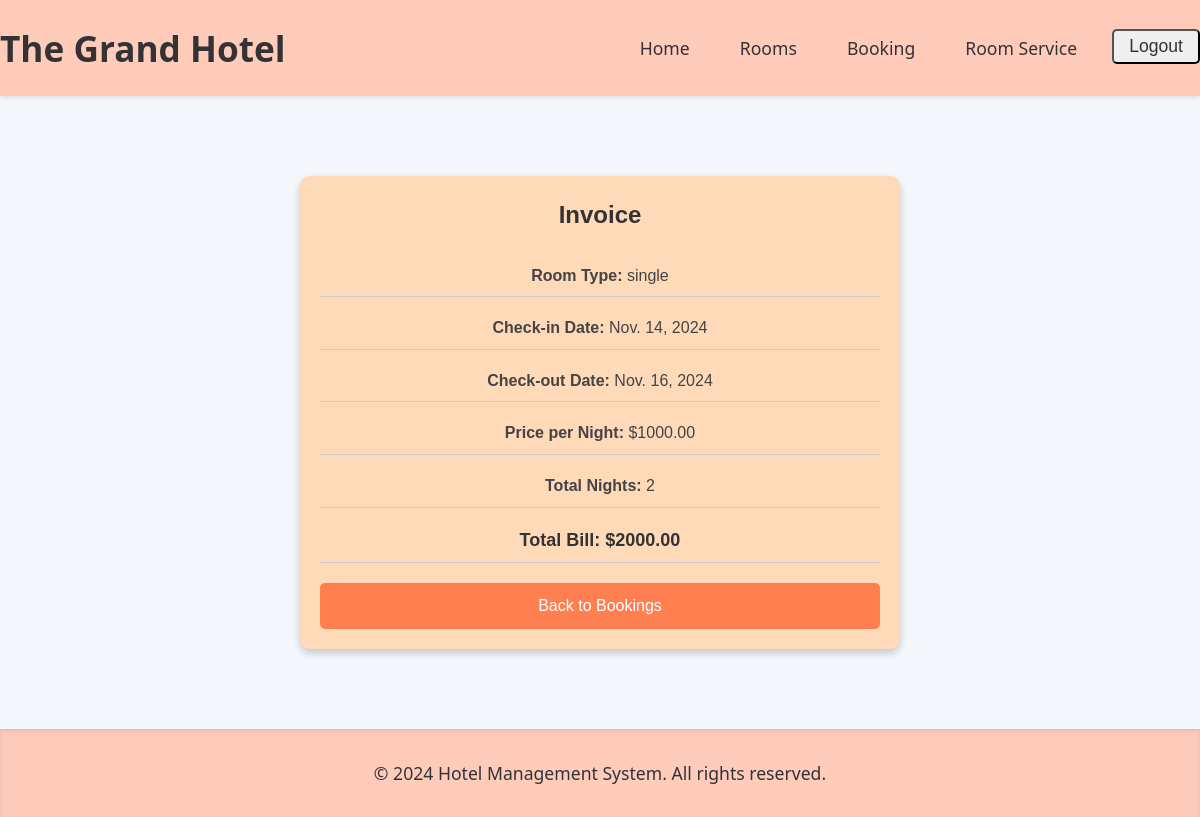
Screenshot of /invoice/ (signed in) with the database file from the repository.
### hotel/models.py (models this page shows, shortened)
class Booking(models.Model):
    user = models.ForeignKey(User, on_delete=models.CASCADE)
    room_type = models.CharField(max_length=10, choices=ROOM_TYPES, default='single')
    check_in_date = models.DateField(default=datetime.date.today)
    check_out_date = models.DateField(default=datetime.date.today)
    bill = models.DecimalField(max_digits=10, decimal_places=2, default=0)
    room_price = models.DecimalField(max_digits=10, decimal_places=2, null=True)
    nights = models.IntegerField(null=True)

### hotel/views.py (the view)
# urls.py: path('invoice/', views.invoice, name='invoice'),  # Booking page URL
@login_required
def invoice(request):
    booking = Booking.objects.filter(user=request.user).last()  # Latest booking for the user
    return render(request, 'invoice.html', {'booking': booking})

### templates/hotel/invoice.html (shortened to what this page needs)
{% extends 'base.html' %}
{% block content %}
<div class="invoice-container">
    <div class="invoice-header">Invoice</div>
    {% if booking %}
        <ul class="invoice-details">
            <li><strong>Room Type:</strong> {{ booking.room_type }}</li>
            <li><strong>Check-in Date:</strong> {{ booking.check_in_date }}</li>
            <li><strong>Check-out Date:</strong> {{ booking.check_out_date }}</li>
            <li><strong>Price per Night:</strong> ${{ booking.room_price }}</li>
            <li><strong>Total Nights:</strong> {{ booking.nights }}</li>
            <li class="invoice-total"><strong>Total Bill:</strong> ${{ booking.bill }}</li>
        </ul>
    {% else %}
        <p class="invoice-total">You don't have any bookings to view.</p>
    {% endif %}
    <a href="{% url 'bookings' %}" class="back-button">Back to Bookings</a>
</div>
{% endblock %}

### static/css/styles.css (style rules this page uses)
* { margin: 0; padding: 0; box-sizing: border-box; }
body { font-family: 'Segoe UI', Tahoma, Geneva, Verdana, sans-serif; background-color: #f4f7fb; color: #333; line-height: 1.6; }

### templates/hotel/invoice.html (style rules this page uses)
.invoice-container { background-color: #FFDAB9; max-width: 600px; margin: 20px auto; padding: 20px; border-radius: 10px; box-shadow: 0 4px 8px rgba(0, 0, 0, 0.2); font-family: Arial, sans-serif; }
.invoice-header { text-align: center; font-size: 24px; font-weight: bold; color: #333; margin-bottom: 20px; }
.invoice-details { list-style: none; padding: 0; font-size: 16px; color: #444; }
.invoice-details li { margin: 10px 0; padding: 8px; border-bottom: 1px solid #ccc; }
.invoice-total { text-align: center; font-size: 18px; font-weight: bold; margin-top: 20px; color: #333; }
.back-button { display: block; text-align: center; margin-top: 20px; font-size: 16px; color: #fff; background-color: #ff7f50; padding: 10px 20px; text-decoration: none; border-radius: 5px; transition: background-color 0.3s; }

### rows the page displays
Booking: room_type "single", check_in_date "Nov. 14, 2024", check_out_date "Nov. 16, 2024", room_price "1000.00", nights "2", bill "2000.00"
